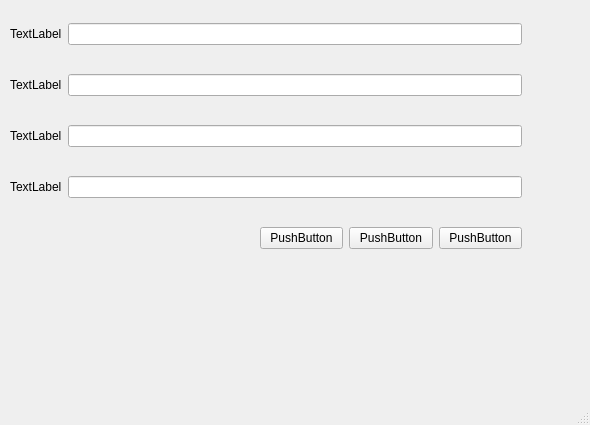
<?xml version="1.0" encoding="UTF-8"?>
<ui version="4.0">
 <class>MainWindow</class>
 <widget class="QMainWindow" name="MainWindow">
  <property name="geometry">
   <rect>
    <x>0</x>
    <y>0</y>
    <width>590</width>
    <height>425</height>
   </rect>
  </property>
  <property name="sizePolicy">
   <sizepolicy hsizetype="Preferred" vsizetype="Preferred">
    <horstretch>0</horstretch>
    <verstretch>0</verstretch>
   </sizepolicy>
  </property>
  <property name="windowTitle">
   <string>MainWindow</string>
  </property>
  <widget class="QWidget" name="centralwidget">
   <widget class="QWidget" name="">
    <property name="geometry">
     <rect>
      <x>10</x>
      <y>0</y>
      <width>512</width>
      <height>272</height>
     </rect>
    </property>
    <layout class="QVBoxLayout" name="verticalLayout">
     <item>
      <layout class="QHBoxLayout" name="horizontalLayout">
       <item>
        <widget class="QLabel" name="label">
         <property name="text">
          <string>TextLabel</string>
         </property>
        </widget>
       </item>
       <item>
        <widget class="QLineEdit" name="lineEdit"/>
       </item>
      </layout>
     </item>
     <item>
      <layout class="QHBoxLayout" name="horizontalLayout_2">
       <item>
        <widget class="QLabel" name="label_2">
         <property name="text">
          <string>TextLabel</string>
         </property>
        </widget>
       </item>
       <item>
        <widget class="QLineEdit" name="lineEdit_2"/>
       </item>
      </layout>
     </item>
     <item>
      <layout class="QHBoxLayout" name="horizontalLayout_4">
       <item>
        <widget class="QLabel" name="label_3">
         <property name="text">
          <string>TextLabel</string>
         </property>
        </widget>
       </item>
       <item>
        <widget class="QLineEdit" name="lineEdit_3"/>
       </item>
      </layout>
     </item>
     <item>
      <layout class="QHBoxLayout" name="horizontalLayout_5">
       <item>
        <widget class="QLabel" name="label_4">
         <property name="text">
          <string>TextLabel</string>
         </property>
        </widget>
       </item>
       <item>
        <widget class="QLineEdit" name="lineEdit_4"/>
       </item>
      </layout>
     </item>
     <item>
      <layout class="QHBoxLayout" name="horizontalLayout_3">
       <item>
        <spacer name="horizontalSpacer">
         <property name="orientation">
          <enum>Qt::Horizontal</enum>
         </property>
         <property name="sizeType">
          <enum>QSizePolicy::Fixed</enum>
         </property>
         <property name="sizeHint" stdset="0">
          <size>
           <width>250</width>
           <height>20</height>
          </size>
         </property>
        </spacer>
       </item>
       <item>
        <widget class="QPushButton" name="pushButton_3">
         <property name="text">
          <string>PushButton</string>
         </property>
        </widget>
       </item>
       <item>
        <widget class="QPushButton" name="pushButton_2">
         <property name="text">
          <string>PushButton</string>
         </property>
        </widget>
       </item>
       <item>
        <widget class="QPushButton" name="pushButton">
         <property name="text">
          <string>PushButton</string>
         </property>
        </widget>
       </item>
      </layout>
     </item>
    </layout>
   </widget>
  </widget>
  <widget class="QMenuBar" name="menubar">
   <property name="geometry">
    <rect>
     <x>0</x>
     <y>0</y>
     <width>590</width>
     <height>23</height>
    </rect>
   </property>
  </widget>
  <widget class="QStatusBar" name="statusbar"/>
 </widget>
 <tabstops>
  <tabstop>lineEdit_4</tabstop>
  <tabstop>lineEdit</tabstop>
  <tabstop>lineEdit_3</tabstop>
  <tabstop>lineEdit_2</tabstop>
  <tabstop>pushButton_3</tabstop>
  <tabstop>pushButton_2</tabstop>
  <tabstop>pushButton</tabstop>
 </tabstops>
 <resources/>
 <connections/>
</ui>
